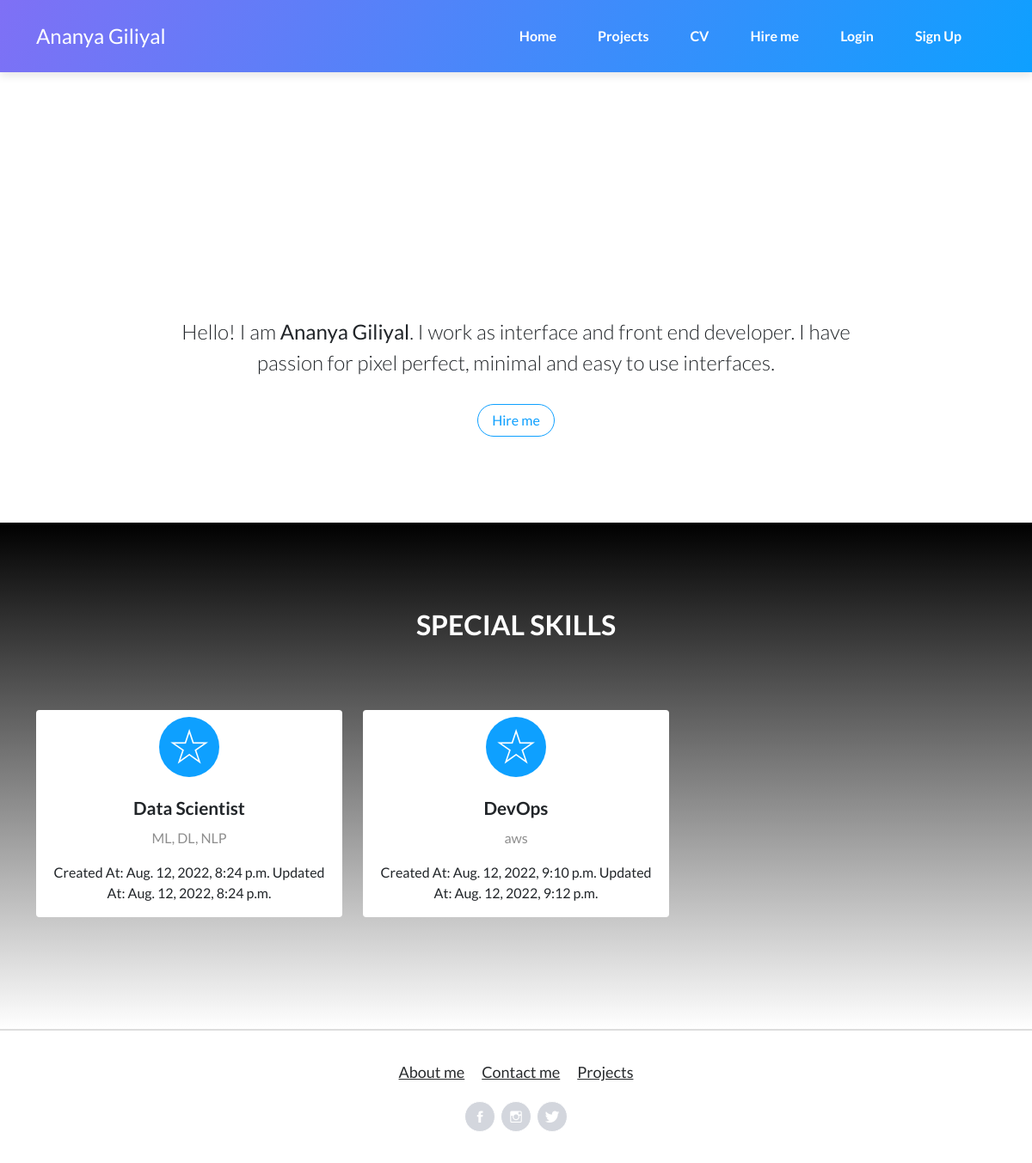
The page / on the database its author committed.
### home/models.py (models this page shows, shortened)
class SpecialSkills(models.Model):
    name = models.CharField(max_length=100, null=True, blank=True)
    description = models.CharField(max_length = 100, null=True, blank=True)
    updated_at = models.DateTimeField(auto_now=True)
    created_at = models.DateTimeField(auto_now_add=True)
    class Meta:
        verbose_name_plural = "Special Skills"

### home/views.py (the view)
# urls.py: path("", views.home, name='home'),
def home(request):
    try:
        data = SpecialSkills.objects.all()
        context = {"special":data}
    except Exception as e:
        context = {"special":"Data Not Found"}
    return render(request, 'index.html', context)

### templates/index.html
{% extends './common/base.html' %}
{% load static %}
{% block content %}
<main class="page lanidng-page">
    <section class="portfolio-block block-intro">
        <div class="container">
            <div class="avatar"></div>
            <div class="about-me">
                <p>Hello! I am <strong>Ananya Giliyal</strong>. I work as interface and front end developer. I have
                    passion for pixel perfect, minimal and easy to use interfaces.</p><a class="btn btn-outline-primary"
                    role="button" href="#">Hire me</a>
            </div>
        </div>
    </section>
    <section class="portfolio-block skills"
        style="background: linear-gradient(black, rgb(76,76,76) 30%, white), var(--bs-dark);">
        <div class="container">
            <div class="heading" style="color: var(--bs-white);">
                <h2>Special Skills</h2>
            </div>
            <div class="row">
                {% if special %}
                {% for i in special %}
                <div class="col-md-4">
                    <div class="card special-skill-item border-0">
                        <div class="card-header bg-transparent border-0"><i class="icon ion-ios-star-outline"></i>
                        </div>
                        <div class="card-body">
                            <h3 class="card-title">{{i.name}}</h3>
                            <p class="card-text">{{i.description}}</p>
                            <span>Created At: {{i.created_at}}</span>
                            <span>Updated At: {{i.updated_at}}</span>
                        </div>
                    </div>
                </div>
                {% endfor %}
                {% else %}
                <h1 style="text-align: center; color: aliceblue">No Special Skills</h1>
                {% endif %}
            </div>
        </div>
    </section>
</main>
{% endblock %}

### rows shown on the page
SpecialSkills: name "Data Scientist", description "ML, DL, NLP", created_at "Aug. 12, 2022, 8:24 p.m.", updated_at "Aug. 12, 2022, 8:24 p.m."
SpecialSkills: name "DevOps", description "aws", created_at "Aug. 12, 2022, 9:10 p.m.", updated_at "Aug. 12, 2022, 9:12 p.m."
